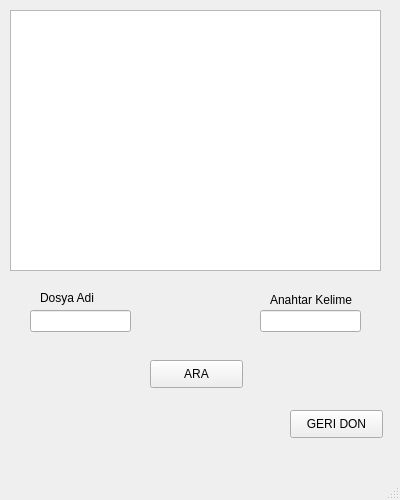
<?xml version="1.0" encoding="UTF-8"?>
<ui version="4.0">
 <class>MainWindow</class>
 <widget class="QMainWindow" name="MainWindow">
  <property name="geometry">
   <rect>
    <x>0</x>
    <y>0</y>
    <width>400</width>
    <height>500</height>
   </rect>
  </property>
  <property name="windowTitle">
   <string>dosya icinde arama</string>
  </property>
  <widget class="QWidget" name="centralwidget">
   <widget class="QListView" name="listView">
    <property name="geometry">
     <rect>
      <x>10</x>
      <y>10</y>
      <width>371</width>
      <height>261</height>
     </rect>
    </property>
   </widget>
   <widget class="QLineEdit" name="lineEdit">
    <property name="geometry">
     <rect>
      <x>30</x>
      <y>310</y>
      <width>101</width>
      <height>22</height>
     </rect>
    </property>
   </widget>
   <widget class="QLabel" name="label_2">
    <property name="geometry">
     <rect>
      <x>270</x>
      <y>290</y>
      <width>101</width>
      <height>20</height>
     </rect>
    </property>
    <property name="text">
     <string>Anahtar Kelime</string>
    </property>
   </widget>
   <widget class="QLabel" name="label">
    <property name="geometry">
     <rect>
      <x>40</x>
      <y>290</y>
      <width>81</width>
      <height>16</height>
     </rect>
    </property>
    <property name="text">
     <string>Dosya Adi</string>
    </property>
   </widget>
   <widget class="QLineEdit" name="lineEdit_2">
    <property name="geometry">
     <rect>
      <x>260</x>
      <y>310</y>
      <width>101</width>
      <height>22</height>
     </rect>
    </property>
   </widget>
   <widget class="QPushButton" name="pushButton">
    <property name="geometry">
     <rect>
      <x>150</x>
      <y>360</y>
      <width>93</width>
      <height>28</height>
     </rect>
    </property>
    <property name="text">
     <string>ARA</string>
    </property>
   </widget>
   <widget class="QPushButton" name="pushButtonG">
    <property name="geometry">
     <rect>
      <x>290</x>
      <y>410</y>
      <width>93</width>
      <height>28</height>
     </rect>
    </property>
    <property name="text">
     <string>GERI DON</string>
    </property>
   </widget>
  </widget>
  <widget class="QMenuBar" name="menubar">
   <property name="geometry">
    <rect>
     <x>0</x>
     <y>0</y>
     <width>400</width>
     <height>26</height>
    </rect>
   </property>
  </widget>
  <widget class="QStatusBar" name="statusbar"/>
 </widget>
 <resources/>
 <connections/>
</ui>
